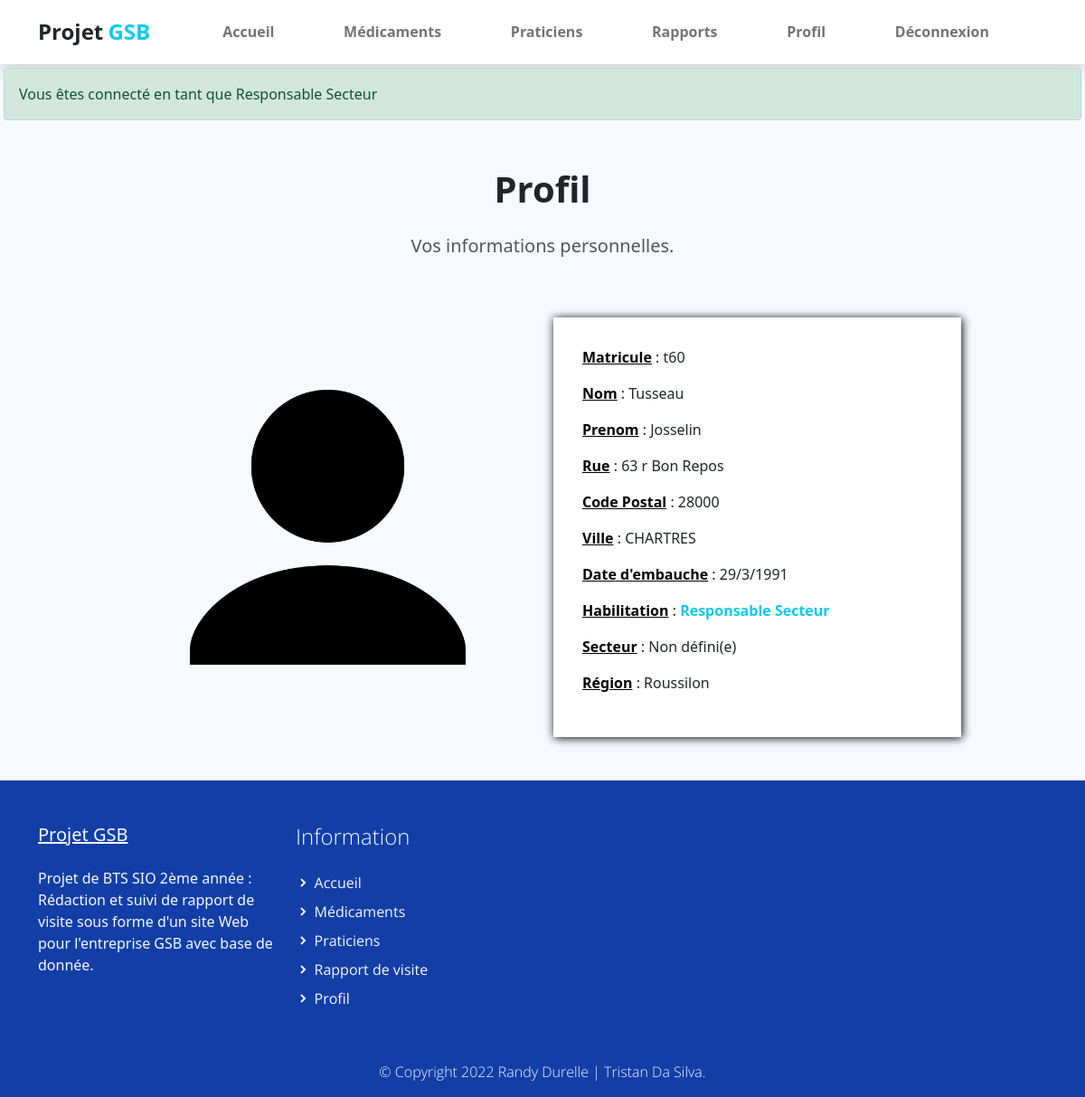
The app's page /index.php?uc=connexion&action=profil (signed in) with its own data.
### tables this page shows
CREATE TABLE IF NOT EXISTS `collaborateur` (
  `COL_MATRICULE` varchar(10) NOT NULL,
  `COL_NOM` varchar(25) DEFAULT NULL,
  `COL_PRENOM` varchar(50) DEFAULT NULL,
  `COL_ADRESSE` varchar(50) DEFAULT NULL,
  `COL_CP` varchar(5) DEFAULT NULL,
  `COL_VILLE` varchar(30) DEFAULT NULL,
  `COL_DATEEMBAUCHE` datetime DEFAULT NULL,
  `HAB_ID` int(11) DEFAULT NULL,
  `LOG_ID` int(11) DEFAULT NULL,
  `SEC_CODE` varchar(1) DEFAULT NULL,
  `REG_CODE` varchar(2) DEFAULT NULL,
  PRIMARY KEY (`COL_MATRICULE`),
  UNIQUE KEY `collaborateur_login0_AK` (`LOG_ID`),
  KEY `collaborateur_habilitation0_FK` (`HAB_ID`),
  KEY `collaborateur_secteur0_FK` (`SEC_CODE`)
);

CREATE TABLE IF NOT EXISTS `habilitation` (
  `HAB_ID` int(11) NOT NULL,
  `HAB_LIB` varchar(30) NOT NULL,
  PRIMARY KEY (`HAB_ID`)
);

CREATE TABLE IF NOT EXISTS `region` (
  `REG_CODE` varchar(2) NOT NULL,
  `REG_NOM` varchar(50) DEFAULT NULL,
  `SEC_CODE` varchar(1) NOT NULL,
  PRIMARY KEY (`REG_CODE`),
  KEY `region_secteur0_FK` (`SEC_CODE`)
);

### modele/connexion.modele.inc.php (called while the page is built, shortened)
<?php
function getAllInformationCompte($matricule)
{
    try {
        $monPdo = connexionPDO();
        $req = 'SELECT c.`COL_MATRICULE` as `matricule`,c.`COL_NOM` as `nom`,`COL_PRENOM` as `prenom`,c.`COL_ADRESSE` as `adresse`,c.`COL_CP` as `cp`,c.`COL_VILLE` as `ville`, concat(DAY(COL_DATEEMBAUCHE),\'/\',MONTH(`COL_DATEEMBAUCHE`),\'/\',YEAR(`COL_DATEEMBAUCHE`)) as `date_embauche`, h.HAB_LIB as `habilitation` ,s.SEC_LIBELLE as `secteur`, r.REG_NOM as `region` FROM collaborateur c LEFT JOIN secteur s ON s.`SEC_CODE`=c.`SEC_CODE` LEFT JOIN habilitation h ON h.HAB_ID=c.HAB_ID LEFT JOIN region r ON r.REG_CODE=c.REG_CODE WHERE c.COL_MATRICULE="' . $matricule . '"';
        $res = $monPdo->query($req);
        $result = $res->fetch();
        return $result;
    } catch (PDOException $e) {
        print "Erreur !: " . $e->getMessage();
        die();
    }
}

### vues/v_profil.php (the view)
<section class="bg-light">
    <div class="container">
        <div class="structure-hero pt-lg-5 pt-4">
            <h1 class="titre text-center">Profil</h1>
            <p class="text text-center">
                Vos informations personnelles.
            </p>
        </div>
        <div class="row align-items-center justify-content-center">
            <div class="test col-12 col-sm-8 col-lg-6 col-xl-5 col-xxl-4 py-lg-5">
                <img class="img-fluid w-75" src="assets/img/profil.png">
            </div>
            <div class="test col-12 col-sm-8 col-lg-6 col-xl-5 col-xxl-4 py-lg-5 py-3">
                <div class="formulaire">
                    <p><span class="carac">Matricule</span> : <?php echo $info[0] ?></p>
                    <p><span class="carac">Nom</span> : <?php echo $info[1] ?></p>
                    <p><span class="carac">Prenom</span> : <?php echo $info[2] ?></p>
                    <p><span class="carac">Rue</span> : <?php echo $info[3] ?></p>
                    <p><span class="carac">Code Postal</span> : <?php echo $info[4] ?></p>
                    <p><span class="carac">Ville</span> : <?php echo $info[5] ?></p>
                    <p><span class="carac">Date d'embauche</span> : <?php echo $info[6] ?></p>
                    <p><span class="carac">Habilitation</span> : <span style="color:#0DCAF0;font-weight: 700;"> <?php echo $info[7] ?></span></p>
                    <p><span class="carac">Secteur</span> : <?php echo $info[8] ?></p>
                    <p><span class="carac">Région</span> : <?php echo $info[9] ?></p>
                </div>
            </div>
        </div>
</section>

### assets/css/gsb.css (style rules this page uses)
p, a { font-weight: 400; }

### assets/css/custom.css (style rules this page uses)
body, html { height: 100%; margin: 0; padding: 0; }
body { background: #f6f9fe !important; width: 100%; position: relative; display: table; }
.carac { text-decoration: underline; font-weight: 600; color: #000; }
.test { display: flex; flex-direction: column; align-items: center; }
.titre { font-weight: 600; padding-bottom: 1rem; }
.text { font-size: 20; font-weight: 400; color: #555555; }
.formulaire { background-color: white; padding: 2em; box-shadow: 1px 1px 10px black; width: 100%; }
.bg-light { background-color: #f6f9fe; }
.structure-hero { display: flex; flex-direction: column; align-items: center; }

### records on screen
collaborateur: COL_MATRICULE "t60", COL_NOM "Tusseau", COL_PRENOM "Josselin", COL_ADRESSE "63 r Bon Repos", COL_CP "28000", COL_VILLE "CHARTRES", HAB_ID.HAB_LIB "Responsable Secteur", region.REG_NOM "Roussilon"

### other values on screen
$_SESSION['libHab'] "Responsable Secteur"
$info[6] "29/3/1991"
$info[8] "Non défini(e)"
